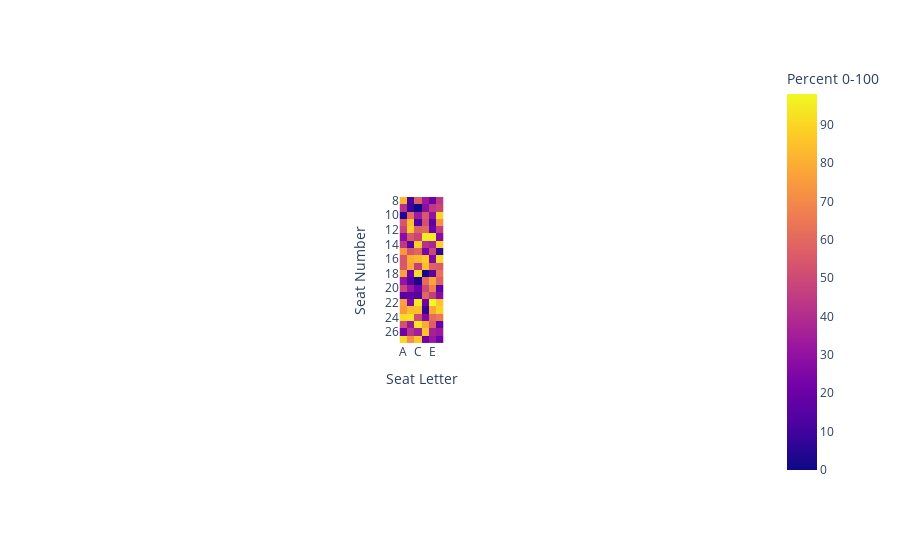

Notebook code cell kept with this figure:
### Code cell
#percentage out of 100
#will need to change the 6 dependent on airplane design
percentage = np.zeros(shape=(math.floor(df.shape[0]/6), 6))

counter = 0
indexHolder = 0


for x in range(df.shape[0]):
    if(counter < 6):
        percentage[indexHolder][counter] = df["percent"][x]
    else:
        counter = 0
        indexHolder+=1
        percentage[indexHolder][counter] = df["percent"][x]
        
    counter+=1
        
        
        
fig = px.imshow(percentage,
                labels=dict(x="Seat Letter", y="Seat Number", color="Percent 0-100"),
                x=['A', 'B', 'C', 'D', 'E', 'F'],
                y=['8', '9', '10', '11', '12', '13','14','15','16','17','18','19','20','21','22','23','24','25','26','27']
               )

#fig = px.imshow(percentage)
fig.show()

### Figure 1 — Plotly figure (JSON) as saved in the notebook; plotly's stock layout.template omitted (floating-point values rounded to 4 significant figures)
{"data": [{"coloraxis": "coloraxis", "hovertemplate": "Seat Letter: %{x}<br>Seat Number: %{y}<br>Percent 0-100: %{z}<extra></extra>", "name": "0", "type": "heatmap", "x": ["A", "B", "C", "D", "E", "F"], "xaxis": "x", "y": ["8", "9", "10", "11", "12", "13", "14", "15", "16", "17", "18", "19", "20", "21", "22", "23", "24", "25", "26", "27"], "yaxis": "y", "z": [[82, 11, 57, 33, 20, 44], [41, 9, 0, 28, 44, 48], [4, 61, 34, 55, 30, 90], [54, 85, 14, 52, 16, 72], [48, 88, 58, 60, 20, 46], [28, 55, 48, 95, 95, 27], [44, 15, 88, 41, 37, 89], [74, 54, 59, 24, 49, 7], [54, 80, 83, 87, 26, 91], [55, 78, 46, 84, 58, 56], [76, 21, 91, 2, 17, 63], [31, 15, 3, 61, 78, 58], [49, 32, 21, 50, 67, 17], [15, 17, 15, 59, 46, 27], [76, 26, 95, 21, 98, 86], [75, 84, 84, 8, 79, 89], [91, 93, 51, 26, 61, 65], [52, 33, 94, 79, 57, 19], [22, 43, 35, 86, 36, 33], [90, 72, 86, 21, 32, 21]]}], "layout": {"autosize": true, "coloraxis": {"colorbar": {"title": {"text": "Percent 0-100"}}, "colorscale": [[0, "#0d0887"], [0.1111, "#46039f"], [0.2222, "#7201a8"], [0.3333, "#9c179e"], [0.4444, "#bd3786"], [0.5556, "#d8576b"], [0.6667, "#ed7953"], [0.7778, "#fb9f3a"], [0.8889, "#fdca26"], [1, "#f0f921"]]}, "margin": {"t": 60}, "xaxis": {"anchor": "y", "autorange": true, "constrain": "domain", "domain": [0.4679, 0.5321], "range": [-0.5, 5.5], "scaleanchor": "y", "title": {"text": "Seat Letter"}, "type": "category"}, "yaxis": {"anchor": "x", "autorange": true, "constrain": "domain", "domain": [0, 1], "range": [19.5, -0.5], "title": {"text": "Seat Number"}, "type": "category"}}}
